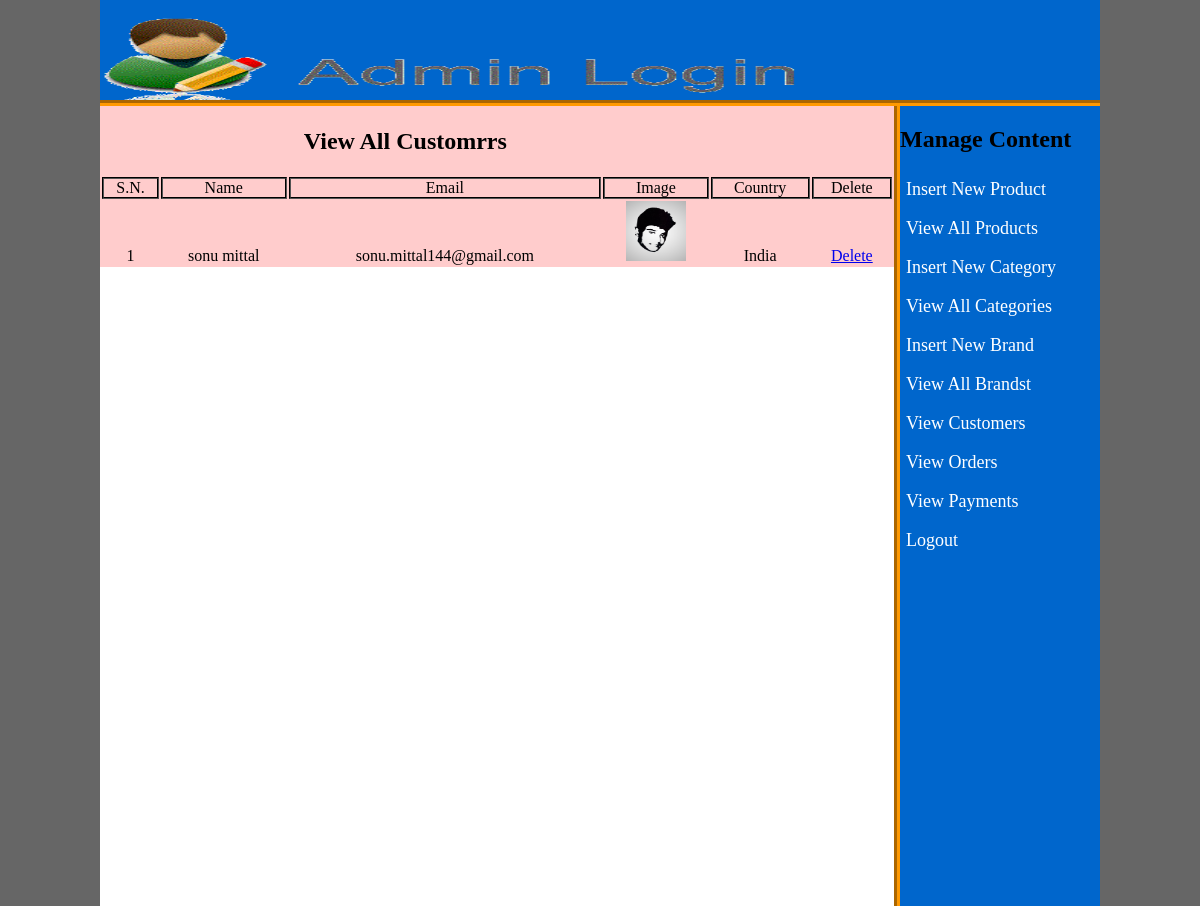
Page /admin_area/index.php?view_customers (signed in) on the committed database.
### tables this page shows
CREATE TABLE IF NOT EXISTS `customers` (
  `customer_id` int(10) NOT NULL AUTO_INCREMENT,
  `customer_name` varchar(100) NOT NULL,
  `customer_email` varchar(100) NOT NULL,
  `customer_pass` varchar(100) NOT NULL,
  `customer_country` text NOT NULL,
  `customer_city` text NOT NULL,
  `customer_contact` varchar(30) NOT NULL,
  `customer_address` varchar(200) NOT NULL,
  `customer_image` text NOT NULL,
  `customer_ip` varchar(30) NOT NULL,
  PRIMARY KEY (`customer_id`)
);

### admin_area/view_customers.php (the view, shortened to what this page needs)
<?php
if(!isset($_SESSION['admin_email'])){
    echo "<script>window.open('login.php','_self')</script>";
}
else
{
?>
<!DOCTYPE html>
<html lang="en">
<head>
</head>
<body>
    <table width="794" bgcolor="#FFCCCC" align="center">
       <tr align="center">
    <td colspan="4"><h2>View All Customrrs</h2></td>
</tr>
<tr>
    <th>S.N.</th>
    <th>Name</th>
    <th>Email</th>
    <th>Image</th>
    <th>Country</th>
    <th>Delete</th>
</tr>
<?php
        include("includes/db.php");
        $get_customers="select * from customers";
        $run_customers=mysqli_query($connection,$get_customers);
        $i=0;
        while($row_customers=mysqli_fetch_array($run_customers)){
          $c_id=$row_customers['customer_id'];
          $c_name=$row_customers['customer_name'];
          $c_email=$row_customers['customer_email'];
          $c_image=$row_customers['customer_image'];
          $c_country=$row_customers['customer_country'];
            $i++;
        ?>
<tr align="center">
       <td><?php echo $i ?></td>
       <td><?php echo $c_name ?></td>
       <td><?php echo $c_email ?></td>
       <td><img src="../customer/customer_photos/<?php echo $c_image ?>" width="60" height="60"></td>
       <td><?php echo $c_country ?></td>
    <td><a href="delete_customer.php?delete_c=<?php echo $c_id ?>">Delete</a></td>
        </tr>
        <?php  } ?>
    </table>
</body>
</html>
<?php } ?>

### admin_area/styles/style.css (style rules this page uses)
html, body, div, span, applet, object, iframe, blockquote, pre, a, abbr, acronym, address, big, cite, code, del, dfn, em, img, ins, kbd, q, s, samp, small, strike, strong, sub, sup, tt, var, b, u, i, center, dl, dt, dd, ol, ul, li, fieldset, form, label, legend, table, caption, tbody, tfoot, thead, tr, th, td, article, aside, canvas, details, embed, figure, figcaption, footer, header, hgroup, menu, nav, output, ruby, section, summary, time, mark, audio, video { margin: 0; padding: 0; border: 0; font-size: 100%; font: inherit; vertical-align: baseline; }
body { background: #666; }

### admin_area/view_customers.php (style rules this page uses)
tr,th { border: 2px groove #000; }

### rows in the picture
customers: customer_name "sonu mittal", customer_email "sonu.mittal144@gmail.com", customer_image (picture), customer_country "India"
